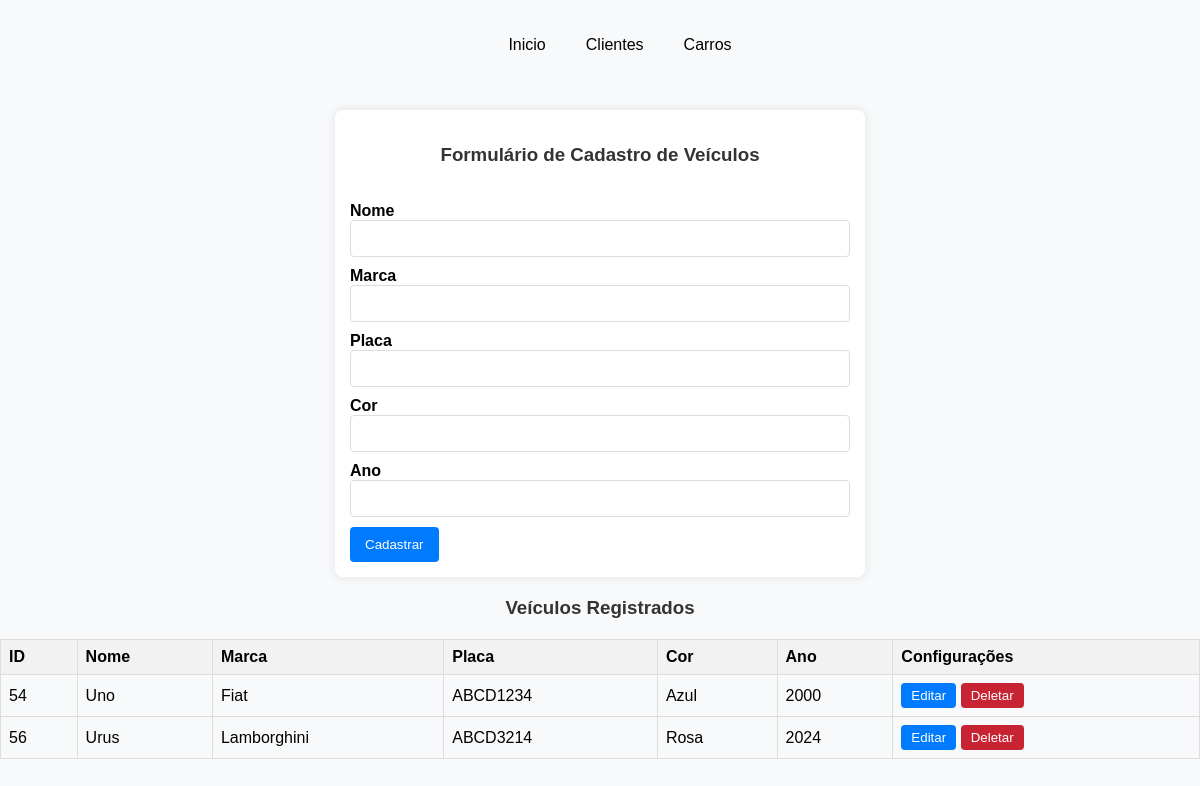
The page /core/carros on the database as committed earlier.
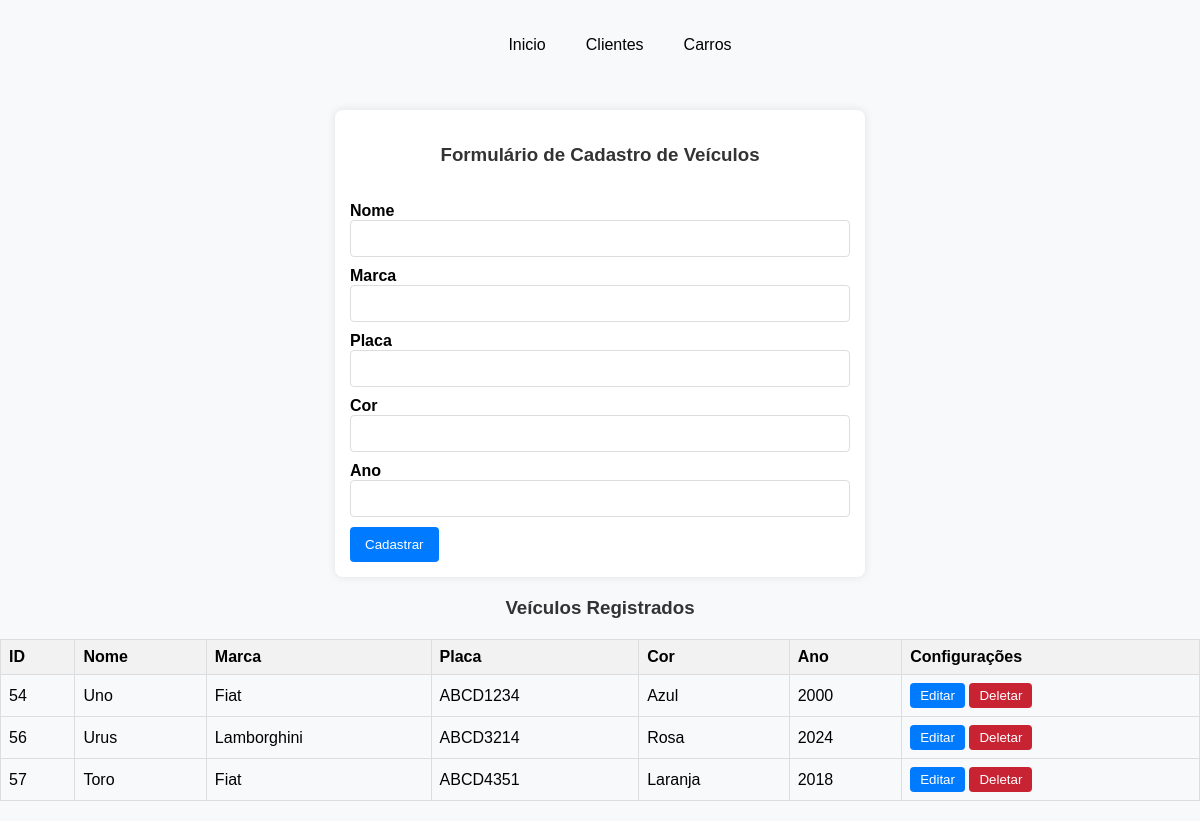
The same page on the database as committed later.
### core/models.py (models this page shows, shortened)
class Carro(models.Model):
    nome = models.CharField(max_length=50, null=False, default="")
    marca = models.CharField(max_length=100, null=False, default="")
    placa = models.CharField(max_length=8, null=False, default="")
    cor = models.CharField(max_length=20, null=False, default="")
    ano = models.IntegerField(null=False)
    cliente = models.ForeignKey(to='Cliente', on_delete=models.CASCADE, null=True)

### core/views.py (the view)
# urls.py: path('carros', views.homeCarros, name="homeCarros"),
def homeCarros(request):
    carros = Carro.objects.all()
    return render(request, "carros.html", {'carros': carros})

### core/static/templates/carros.html (shortened to what this page needs)
{% extends 'base.html' %}
{% block body %}
<div class="formulario">
  <form name="formulario-cadastro" action="{% url 'salvar' %}" method="post">
    <h3>Formulário de Cadastro de Veículos</h3>
    <br>
    <label for="nome"><strong>Nome</strong></label>
    <input type="text" name="nome" required>
    <label for="marca"><strong>Marca</strong></label>
    <input type="text" name="marca" required>
    <label for="placa"><strong>Placa</strong></label>
    <input type="text" name="placa" required>
    <label for="cor"><strong>Cor</strong></label>
    <input type="text" name="cor" required>
    <label for="ano"><strong>Ano</strong></label>
    <input type="text" name="ano" required>
    <button type="submit">Cadastrar</button>
  </form>
</div>
<div class="Tabela">
  <h3>Veículos Registrados</h3>
  <table>
    <thead>
      <tr>
        <th>ID</th>
        <th>Nome</th>
        <th>Marca</th>
        <th>Placa</th>
        <th>Cor</th>
        <th>Ano</th>
        <th>Configurações</th>
      </tr>
    </thead>
    <tbody>
      {% for carro in carros %}
      <tr>
        <td>{{ carro.id }}</td>
        <td>{{ carro.nome }}</td>
        <td>{{ carro.marca }}</td>
        <td>{{ carro.placa }}</td>
        <td>{{ carro.cor }}</td>
        <td>{{ carro.ano }}</td>
        <td>
          <a href="{% url 'editarCarro' carro.id %}">
            <button class="botoes" id="editar">Editar</button>
          </a>
          <a href="{% url 'delete' carro.id %}">
            <button class="botoes" id="deletar">Deletar</button>
          </a>
        </td>
      </tr>
      {% endfor %}
    </tbody>
  </table>
</div>
{% endblock %}

Rows that differ between the two databases and show on the page:
added Carro: id "57", nome "Toro", marca "Fiat", placa "ABCD4351", cor "Laranja", ano "2018"
